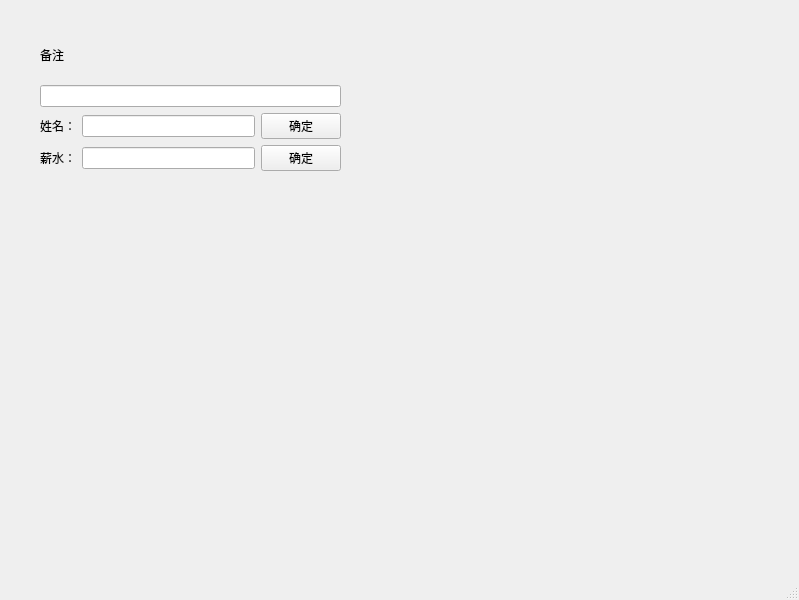
<?xml version="1.0" encoding="UTF-8"?>
<ui version="4.0">
 <class>MainWindow</class>
 <widget class="QMainWindow" name="MainWindow">
  <property name="geometry">
   <rect>
    <x>0</x>
    <y>0</y>
    <width>799</width>
    <height>600</height>
   </rect>
  </property>
  <property name="windowTitle">
   <string>MainWindow</string>
  </property>
  <widget class="QWidget" name="centralwidget">
   <widget class="QWidget" name="">
    <property name="geometry">
     <rect>
      <x>40</x>
      <y>30</y>
      <width>301</width>
      <height>141</height>
     </rect>
    </property>
    <layout class="QVBoxLayout" name="verticalLayout">
     <item>
      <widget class="QLabel" name="label">
       <property name="text">
        <string>备注</string>
       </property>
      </widget>
     </item>
     <item>
      <widget class="QLineEdit" name="lineEdit"/>
     </item>
     <item>
      <layout class="QHBoxLayout" name="horizontalLayout">
       <item>
        <widget class="QLabel" name="label_2">
         <property name="text">
          <string>姓名：</string>
         </property>
        </widget>
       </item>
       <item>
        <widget class="QLineEdit" name="lineEdit_4"/>
       </item>
       <item>
        <widget class="QPushButton" name="pushButton_7">
         <property name="text">
          <string>确定</string>
         </property>
        </widget>
       </item>
      </layout>
     </item>
     <item>
      <layout class="QHBoxLayout" name="horizontalLayout_2">
       <item>
        <widget class="QLabel" name="label_3">
         <property name="text">
          <string>薪水：</string>
         </property>
        </widget>
       </item>
       <item>
        <widget class="QLineEdit" name="lineEdit_5"/>
       </item>
       <item>
        <widget class="QPushButton" name="pushButton_8">
         <property name="text">
          <string>确定</string>
         </property>
        </widget>
       </item>
      </layout>
     </item>
    </layout>
   </widget>
  </widget>
  <widget class="QMenuBar" name="menubar">
   <property name="geometry">
    <rect>
     <x>0</x>
     <y>0</y>
     <width>799</width>
     <height>23</height>
    </rect>
   </property>
  </widget>
  <widget class="QStatusBar" name="statusbar"/>
 </widget>
 <resources/>
 <connections/>
</ui>
